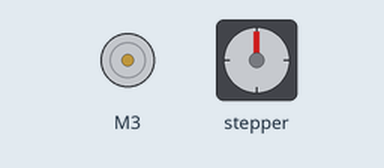
Recording of a sketch running on a simulated Arduino Uno, built with avr-gcc and run on an emulated ATmega328P. Shown: DC motor (green arrow = forward, orange = backward, longer = faster), stepper motor. Stepper angles assume 200 steps per turn.

Above: at 0.1 s.
At 2.53 s:
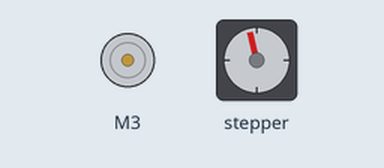
At 15.13 s:
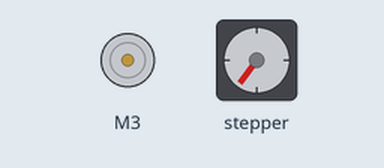
At 28.0 s:
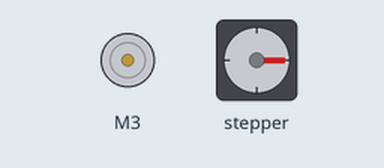
Timing chart, 0 to 29.5 s (numbered marks = the images above):
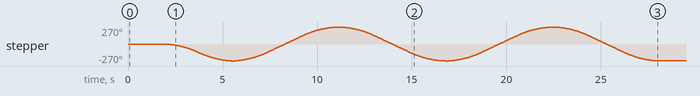

Measured:
- by itself, stepper: turns 270° counter-clockwise in 3.5 s, then 540° clockwise in 5.5 s, then 540° counter-clockwise in 5.5 s, then 540° clockwise in 5.5 s, and so on

The sketch:

flowers_open_1layer_2layer_3layer.ino
```cpp
/*
 * Author: Can
 * To: first layer open and close; after 1s,second layer
 *     open and close,then,after 1s, third layers open
 *     and close.
 *     after 2.6s, all the flowers close.
 */

//#include <Wire.h>
#include <AccelStepper.h>
#include <AFMotor.h>

// setting up step1
AF_Stepper step1(200, 1);

void forwardstep1(){
  step1.onestep(FORWARD, SINGLE);
}
void backwardstep1(){
  step1.onestep(BACKWARD, SINGLE);
}

AccelStepper stepper1(forwardstep1, backwardstep1);

// setting up fun
AF_DCMotor fun(3);

const int timeFlowersOpenAndClose = 10;
const int halfTime = timeFlowersOpenAndClose/2.0;
int delay_seconds = 2;
int delay_time = delay_seconds * 1000 ;


void funUp(){
  fun.setSpeed(255);
}
void funDown(){
  fun.setSpeed(0);
}
void flowersCloseAndOpen(){
  funUp();
  //stepper1.moveTo(150);
  if(stepper1.distanceToGo() == 0){
    stepper1.moveTo(-stepper1.currentPosition());
  }
  stepper1.run();
}
void flowersOpen(){
  funUp();
  stepper1.moveTo(-150);
  stepper1.run();
}
void flowersClose(){
  funUp();
  stepper1.moveTo(150);
  stepper1.run();
}

void flowersDown(){
  stepper1.moveTo(-150);
  stepper1.run();
}

unsigned long open_time, current_time, live_time;
void setup(){
  stepper1.setMaxSpeed(80.0);
  stepper1.setAcceleration(40.0);
  stepper1.moveTo(-150);
  delay(delay_time);
  open_time = millis();
}

void loop(){
  current_time = millis();
  live_time = current_time - open_time;
  for(int i=0;i<2;i++){
    flowersCloseAndOpen();
    //delay(10000);
  }
  // after 2.6s, all the flowers stop.
  if (live_time> 26000){
    while(1){
      //flowersOpen();
      delay(1000000);
    }
  }
//  while(1){
//  }


/*
  //while(millis < 10000){
  for(int i=0;i<20;i++){
    if (i==0){
      //home
      flowersOpen();
    }
    if (i==1){
      delay(delay_time);
      flowersCloseAndOpen;
    }
    if (i>1){
      flowersCloseAndOpen;
    }
  }
  //}
  //flowersOpen();
*/
}
```
